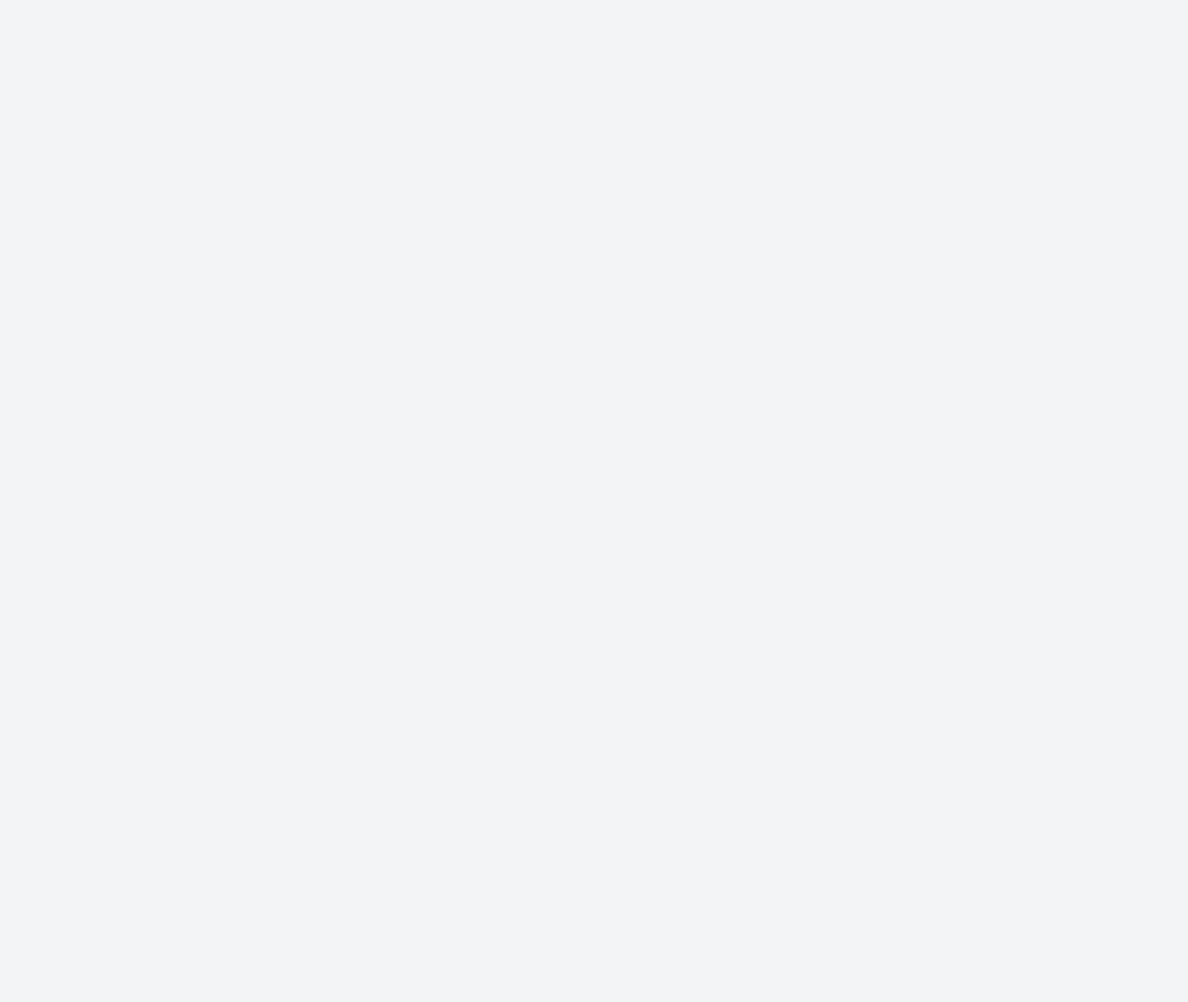
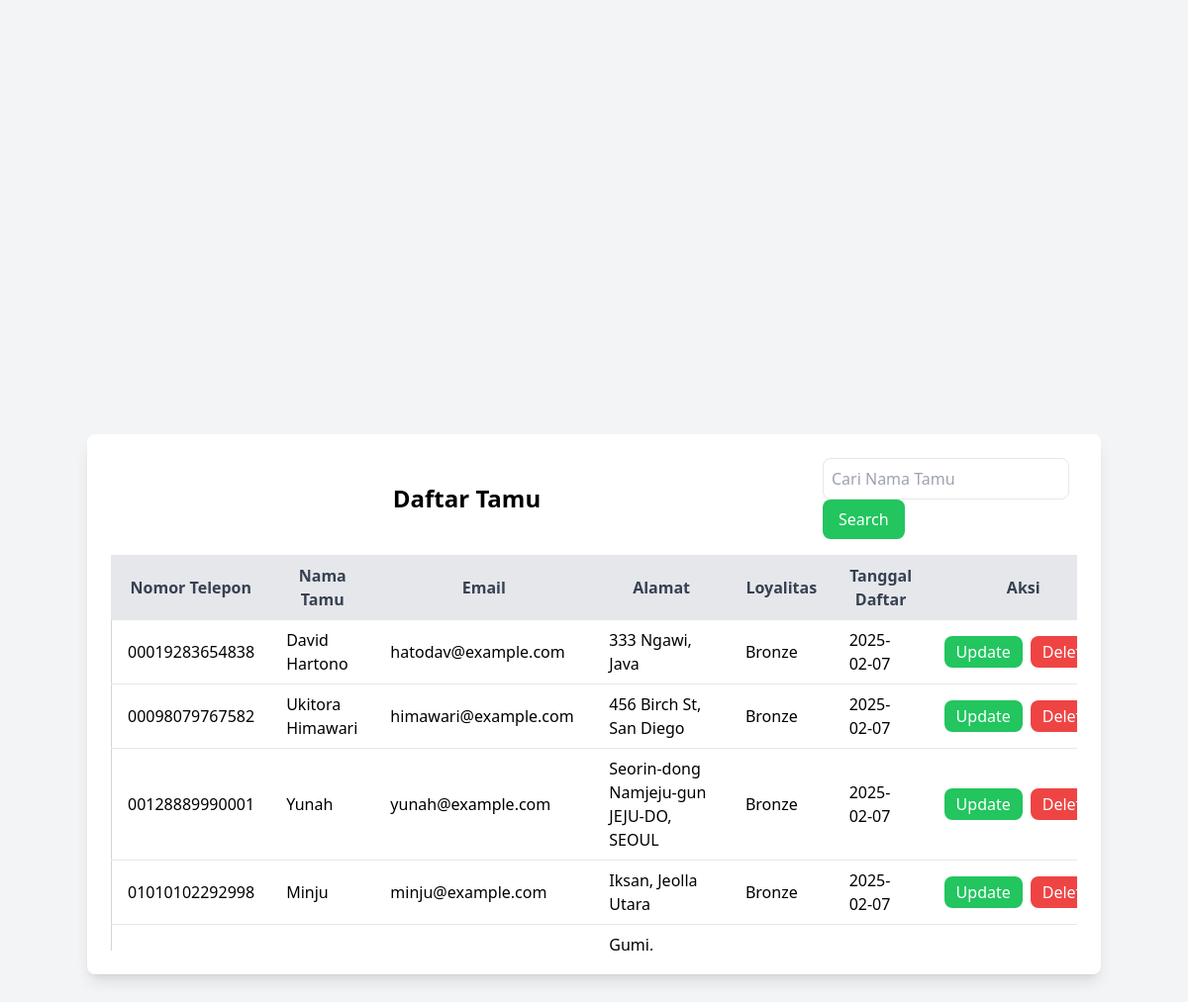
Screenshot of /pages/daftar_tamu.php with the database file from the repository (2 pictures, top to bottom).
### tables this page shows
CREATE TABLE Tamu (
    no_telepon VARCHAR(15) NOT NULL,
    nama VARCHAR(30) NOT NULL,
    alamat TEXT, 
    email VARCHAR(30) NOT NULL UNIQUE,
    loyalitas Varchar(40) NOT NULL DEFAULT "Bronze",
    total_pengeluaran INT (11) NOT NULL DEFAULT 0,
    tanggal_pendaftaran DATE NOT NULL DEFAULT NOW(),
    primary key (no_telepon),
    FOREIGN KEY (loyalitas) REFERENCES loyalitas(loyalitas)
);

### pages/daftar_tamu.php (the view, shortened to what this page needs)
<!DOCTYPE html>
<html lang="en">
<head>
    <script src="https://cdn.tailwindcss.com"></script>
    <?php
    include 'koneksi.php';
    $query = "SELECT no_telepon, nama, email, alamat, loyalitas,tanggal_pendaftaran  FROM tamu";
    $result = mysqli_query($db, $query);
    ?>
</head>
<body class="bg-gray-100 flex justify-center items-center min-h-screen p-4">
    <div class="bg-white p-6 rounded-lg shadow-lg w-full max-w-5xl mx-auto">
        <div class="flex justify-between items-center mb-4">
            <h2 class="text-2xl font-bold text-center w-full">Daftar Tamu</h2>
            <div class="flex items-center">
                <form method="POST">
                    <input id="search-input" name="search-input" type="text" placeholder="Cari Nama Tamu" class="border p-2 rounded-lg mr-2">
                    <button type="submit" id="search-button" class="bg-green-500 text-white px-4 py-2 rounded-lg">Search</button>
                </form>
            </div>
        </div>
        <div class="overflow-x-auto" style="max-height: 400px; overflow-y: auto;">
            <table class="min-w-full bg-white border border-gray-300 rounded-lg">
                <thead>
                    <tr class="bg-gray-200 text-gray-700">
                        <th class="py-2 px-4 border">Nomor Telepon</th>
                        <th class="py-2 px-4 border">Nama Tamu</th>
                        <th class="py-2 px-4 border">Email</th>
                        <th class="py-2 px-4 border">Alamat</th>
                        <th class="py-2 px-4 border">Loyalitas</th>
                        <th class="py-2 px-4 border">Tanggal Daftar</th>
                        <th class="py-2 px-4 border">Aksi</th>
                    </tr>
                </thead>
                <tbody>
                    <?php if (mysqli_num_rows($result) > 0) : ?>
                        <?php while ($row = mysqli_fetch_assoc($result)) : ?>
                            <tr data-no_telepon="<?= $row['no_telepon'] ?>"
                                data-nama="<?= $row['nama'] ?>"
                                data-email="<?= $row['email'] ?>"
                                data-alamat="<?= $row['alamat'] ?>"
                                data-loyalitas="<?= $row['loyalitas'] ?>"
                                data-tanggal_pendaftaran="<?= $row['tanggal_pendaftaran'] ?>">
                                <td class="py-2 px-4 border-b"><?= htmlspecialchars($row['no_telepon']) ?></td>
                                <td class="py-2 px-4 border-b"><?= htmlspecialchars($row['nama']) ?></td>
                                <td class="py-2 px-4 border-b"><?= htmlspecialchars($row['email']) ?></td>
                                <td class="py-2 px-4 border-b"><?= htmlspecialchars($row['alamat']) ?></td>
                                <td class="py-2 px-4 border-b"><?= htmlspecialchars($row['loyalitas']) ?></td>
                                <td class="py-2 px-4 border-b"><?= htmlspecialchars($row['tanggal_pendaftaran']) ?></td>
                                <td class="py-2 px-4 border-b">
                                    <div class="flex space-x-2">
                                        <button class="update-button bg-green-500 text-white px-3 py-1 rounded-lg">Update</button>
                                        <button class="delete-button bg-red-500 text-white px-3 py-1 rounded-lg">Delete</button>
                                    </div>
                                </td>
                            </tr>
                        <?php endwhile; ?>
                    <?php else : ?>
                        <tr>
                            <td colspan="6" class="py-2 px-4 text-center text-gray-500">Tidak ada tamu yang ditemukan.</td>
                        </tr>
                    <?php endif; ?>
                </tbody>
            </table>
        </div>
    </div>
</body>
</html>

### rows the page displays
tamu: no_telepon "00019283654838", nama "David Hartono", email "hatodav@example.com", alamat "333 Ngawi, Java", loyalitas "Bronze", tanggal_pendaftaran "2025-02-07"
tamu: no_telepon "00098079767582", nama "Ukitora Himawari", email "himawari@example.com", alamat "456 Birch St, San Diego", loyalitas "Bronze", tanggal_pendaftaran "2025-02-07"
tamu: no_telepon "00128889990001", nama "Yunah", email "yunah@example.com", alamat "Seorin-dong Namjeju-gun JEJU-DO, SEOUL", loyalitas "Bronze", tanggal_pendaftaran "2025-02-07"
tamu: no_telepon "01010102292998", nama "Minju", email "minju@example.com", alamat "Iksan, Jeolla Utara", loyalitas "Bronze", tanggal_pendaftaran "2025-02-07"
tamu: alamat "Gumi,…"
